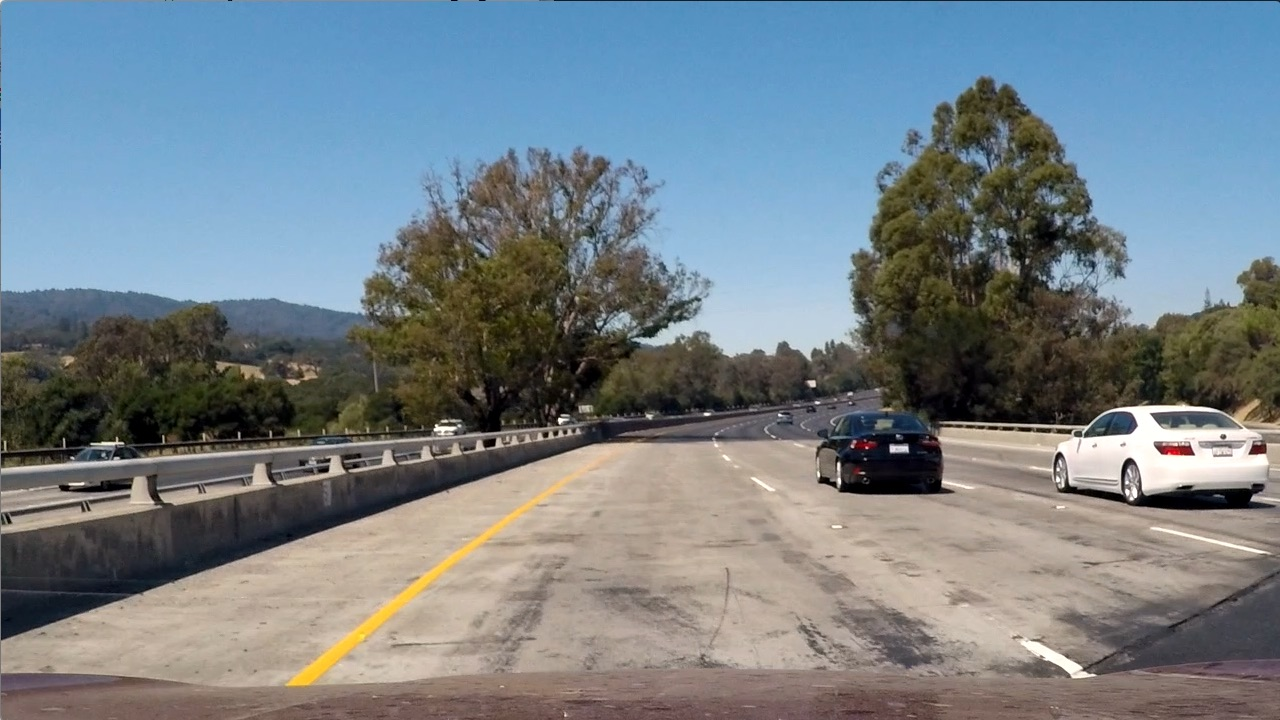
#> input picture test_images/test1.jpg, 1280 x 720 px; its folder holds 5 pictures in this run; the run also reads 1 picture not shown here
$ jupyter execute --allow-errors Vehicle-Detection.ipynb   (shell and % lines are left out)   (older library calls are emulated)
#> lines starting #> are read from the running program, lines starting #| are printed output that depends on the picture
[cell 1]
import cv2
import glob
import matplotlib.image as mpimg
import matplotlib.pyplot as plt
import time
import numpy as np

from sklearn.svm import LinearSVC
from sklearn.preprocessing import StandardScaler
from skimage.feature import hog
# for scikit-learn >= 0.18 use:
from sklearn.model_selection import train_test_split

import pickle
from scipy.ndimage.measurements import label

[cell 2]
# [44 lines left out: functions convert_color, get_hog_features, bin_spatial, color_hist, not called in this run]


# Define a function that takes an image,
# start and stop positions in both x and y,
# window size (x and y dimensions),
# and overlap fraction (for both x and y)
def slide_window(img, x_start_stop=[None, None], y_start_stop=[None, None],
                    xy_window=(64, 64), xy_overlap=(0.5, 0.5)):
    # If x and/or y start/stop positions not defined, set to image size
    if x_start_stop[0] == None:
        x_start_stop[0] = 0
    if x_start_stop[1] == None:
        x_start_stop[1] = img.shape[1]
    if y_start_stop[0] == None:
        y_start_stop[0] = 0
    if y_start_stop[1] == None:
        y_start_stop[1] = img.shape[0]
    # Compute the span of the region to be searched
    xspan = x_start_stop[1] - x_start_stop[0]
    yspan = y_start_stop[1] - y_start_stop[0]
    # Compute the number of pixels per step in x/y
    nx_pix_per_step = np.int(xy_window[0]*(1 - xy_overlap[0]))
    ny_pix_per_step = np.int(xy_window[1]*(1 - xy_overlap[1]))
    # Compute the number of windows in x/y
    nx_buffer = np.int(xy_window[0]*(xy_overlap[0]))
    ny_buffer = np.int(xy_window[1]*(xy_overlap[1]))
    nx_windows = np.int((xspan-nx_buffer)/nx_pix_per_step)
    ny_windows = np.int((yspan-ny_buffer)/ny_pix_per_step)
    # Initialize a list to append window positions to
    window_list = []
    # Loop through finding x and y window positions
    # Note: you could vectorize this step, but in practice
    # you'll be considering windows one by one with your
    # classifier, so looping makes sense
    for ys in range(ny_windows):
        for xs in range(nx_windows):
            # Calculate window position
            startx = xs*nx_pix_per_step + x_start_stop[0]
            endx = startx + xy_window[0]
            starty = ys*ny_pix_per_step + y_start_stop[0]
            endy = starty + xy_window[1]

            # Append window position to list
            window_list.append(((startx, starty), (endx, endy)))
    # Return the list of windows
    return window_list


# Define a function to extract features from a single image window
# This function is very similar to extract_features()
# just for a single image rather than list of images
# [89 lines left out: functions single_img_features, search_windows, draw_boxes, not called in this run]

[cell 3]
# Define a function to extract features from a list of images
# Have this function call bin_spatial() and color_hist()
def extract_features(imgs, color_space='RGB', spatial_size=(32, 32),
                        hist_bins=32, orient=9,
                        pix_per_cell=8, cell_per_block=2, hog_channel=0,
                        spatial_feat=True, hist_feat=True, hog_feat=True):
    # Create a list to append feature vectors to
    features = []
    # Iterate through the list of images
    for file in imgs:
        file_features = []
        # Read in each one by one
        image = mpimg.imread(file)
        # apply color conversion if other than 'RGB'
        if color_space != 'RGB':
            if color_space == 'HSV':
                feature_image = cv2.cvtColor(image, cv2.COLOR_RGB2HSV)
            elif color_space == 'LUV':
                feature_image = cv2.cvtColor(image, cv2.COLOR_RGB2LUV)
            elif color_space == 'HLS':
                feature_image = cv2.cvtColor(image, cv2.COLOR_RGB2HLS)
            elif color_space == 'YUV':
                feature_image = cv2.cvtColor(image, cv2.COLOR_RGB2YUV)
            elif color_space == 'YCrCb':
                feature_image = cv2.cvtColor(image, cv2.COLOR_RGB2YCrCb)
        else: feature_image = np.copy(image)

        if spatial_feat == True:
            spatial_features = bin_spatial(feature_image, size=spatial_size)
            file_features.append(spatial_features)
        if hist_feat == True:
            # Apply color_hist()
            hist_features = color_hist(feature_image, nbins=hist_bins)
            file_features.append(hist_features)
        if hog_feat == True:
        # Call get_hog_features() with vis=False, feature_vec=True
            if hog_channel == 'ALL':
                hog_features = []
                for channel in range(feature_image.shape[2]):
                    hog_features.append(get_hog_features(feature_image[:,:,channel],
                                        orient, pix_per_cell, cell_per_block,
                                        vis=False, feature_vec=True))
                hog_features = np.ravel(hog_features)
#                 print("hog_feature length: ", len(hog_features))
            else:
                hog_features = get_hog_features(feature_image[:,:,hog_channel], orient,
                            pix_per_cell, cell_per_block, vis=False, feature_vec=True)
#                 print("hog_feature length: ", len(hog_features))
            # Append the new feature vector to the features list
            file_features.append(hog_features)
#         print("spatial_features length: ", len(spatial_features))
#         print("hist_features length: ", len(hist_features))

        features.append(np.concatenate(file_features))
    # Return list of feature vectors
    return features

[cell 4]
# [81 lines of commented-out code are left out]

[cell 5]
# Define a single function that can extract features using hog sub-sampling and make predictions
# [98 lines left out: function find_cars, not called in this run]

[cell 6]
def add_heat(heatmap, bbox_list):
    # Iterate through list of bboxes
    for box in bbox_list:
        # Add += 1 for all pixels inside each bbox
        # Assuming each "box" takes the form ((x1, y1), (x2, y2))
        heatmap[box[0][1]:box[1][1], box[0][0]:box[1][0]] += 1

    # Return updated heatmap
    return heatmap# Iterate through list of bboxes

def apply_threshold(heatmap, threshold):
    # Zero out pixels below the threshold
    heatmap[heatmap <= threshold] = 0
    # Return thresholded map
    return heatmap

def draw_labeled_bboxes(img, labels):
    # Iterate through all detected cars
    for car_number in range(1, labels[1]+1):
        # Find pixels with each car_number label value
        nonzero = (labels[0] == car_number).nonzero()
        # Identify x and y values of those pixels
        nonzeroy = np.array(nonzero[0])
        nonzerox = np.array(nonzero[1])
        # Define a bounding box based on min/max x and y
        bbox = ((np.min(nonzerox), np.min(nonzeroy)), (np.max(nonzerox), np.max(nonzeroy)))
        # Draw the box on the image
        cv2.rectangle(img, bbox[0], bbox[1], (0,0,255), 6)
    # Return the image
    return img

[cell 7]
def load_img(car_path, noncar_path, sample_size=None):
    """load in car and noncar images into two differente list."""
#> called with car_path = './data/vehicles', noncar_path = './data/non-vehicles', sample_size = 2000
    ### Change the postfix here for different image format.
    car_images = glob.glob(car_path + "/**/*.png")
    noncar_images = glob.glob(noncar_path + "/**/*.png")
    # Two lists to store car and noncar images
    cars = []
    noncars = []

    for img in car_images:
        cars.append(img)
    for img in noncar_images:
        noncars.append(img)

    if sample_size:
        return cars[0:sample_size], noncars[0:sample_size]
    return cars, noncars

[cell 8]
def print_parameters():
    """Print feature extraction parameters."""

[cell 9]
# load in training data
car_path = "./data/vehicles"
notcar_path = "./data/non-vehicles"
# cars, notcars = load_img(car_path, notcar_path, sample_size=500)
cars, notcars = load_img(car_path, notcar_path, sample_size=2000)

[cell 10]
### Train a SVC model.
color_space = 'YUV' # Can be RGB, HSV, LUV, HLS, YUV, YCrCb
orient = 11  # HOG orientations
pix_per_cell = 16 # HOG pixels per cell
cell_per_block = 2 # HOG cells per block
hog_channel = "ALL" # Can be 0, 1, 2, or "ALL"

spatial_feat = False # Spatial features on or off
hist_feat = False # Histogram features on or off
spatial_size = (32, 32) # Spatial binning dimensions
hist_bins = 32    # Number of histogram bins

hog_feat = True # HOG features on or off
y_start_stop = [None, None] # Min and max in y to search in slide_window()

# Extract features from the training images.
t=time.time()
car_features = extract_features(cars, color_space=color_space,
                        spatial_size=spatial_size, hist_bins=hist_bins,
                        orient=orient, pix_per_cell=pix_per_cell,
                        cell_per_block=cell_per_block,
                        hog_channel=hog_channel, spatial_feat=spatial_feat,
                        hist_feat=hist_feat, hog_feat=hog_feat)
notcar_features = extract_features(notcars, color_space=color_space,
                        spatial_size=spatial_size, hist_bins=hist_bins,
                        orient=orient, pix_per_cell=pix_per_cell,
                        cell_per_block=cell_per_block,
                        hog_channel=hog_channel, spatial_feat=spatial_feat,
                        hist_feat=hist_feat, hog_feat=hog_feat)
t2 = time.time()
print(len(cars), "cars, ", len(notcars), "notcats.")
print(round(t2-t, 2), 'Seconds to extract HOG features...')

# Create an array stack of feature vectors
X = np.vstack((car_features, notcar_features)).astype(np.float64)

# Define the labels vector
y = np.hstack((np.ones(len(car_features)), np.zeros(len(notcar_features))))

# Split up data into randomized training and test sets
rand_state = np.random.randint(0, 100)
#> (the rest of this cell did not finish here and is left out)

1196 cars,  1125 notcats.
22.01 Seconds to extract HOG features...
Using: 9 orientations 8 pixels per cell and 2 cells per block RGB color space
Feature vector length: 8460
3.11 Seconds to train SVC...
Test Accuracy of SVC =  0.9871
0.00304 Seconds to predict 465 labels with SVC

1196 cars,  1125 notcats.
18.4 Seconds to extract HOG features...
Using: 11 orientations 16 pixels per cell and 2 cells per block YUV  color space.
Feature vector length: 4356
0.62 Seconds to train SVC...
Test Accuracy of SVC =  0.9935
0.00174 Seconds to predict 465 labels with SVC

2000 cars,  2000 notcats.
27.11 Seconds to extract HOG features...
Using: 11 orientations 16 pixels per cell and 2 cells per block YUV  color space.
Feature vector length: 4356
2.38 Seconds to train SVC...
Test Accuracy of SVC =  0.9712
0.00457 Seconds to predict 800 labels with SVC

1000 cars,  1000 notcats.
12.62 Seconds to extract HOG features...
Using: 11 orientations 16 pixels per cell and 2 cells per block YUV  color space.
Feature vector length: 1188
1.11 Seconds to train SVC...
Test Accuracy of SVC =  0.9525
0.00063 Seconds to predict 400 labels with SVC

2000 cars,  2000 notcats.
27.31 Seconds to extract HOG features...
Using: 11 orientations 16 pixels per cell and 2 cells per block YUV  color space.
Feature vector length: 1188
2.48 Seconds to train SVC...
Test Accuracy of SVC =  0.9438
0.00169 Seconds to predict 800 labels with SVC

[cell 11]
color_space = 'YUV' # Can be RGB, HSV, LUV, HLS, YUV, YCrCb
orient = 11  # HOG orientations
pix_per_cell = 16 # HOG pixels per cell
cell_per_block = 2 # HOG cells per block
hog_channel = "ALL" # Can be 0, 1, 2, or "ALL"
spatial_size = (32, 32) # Spatial binning dimensions
hist_bins = 32    # Number of histogram bins
spatial_feat = True # Spatial features on or off
hist_feat = True # Histogram features on or off
hog_feat = True # HOG features on or off
y_start_stop = [None, None] # Min and max in y to search in slide_window()

[cell 12]
# load in test image
test_files = glob.glob("./test_images/*.jpg")
test_images = []
for file in test_files:
    test_images.append(mpimg.imread(file))

[cell 13]
"""Using find_car()"""
ystart=400
#> ystart = 400
ystop=528   # Min and max in y to search in slide_window()
scale = 1.5

image = test_images[1]
draw_image = np.copy(image)

# modified in the find_car() function
# image = image.astype(np.float32)/255

#> (the rest of this cell did not finish here and is left out)

[cell 14]
"""Find bboxes by sliding windows. """

y_start_stop = [400, 656] # Min and max in y to search in slide_window()


image = test_images[1]
draw_image = np.copy(image)
image = image.astype(np.float32)/255
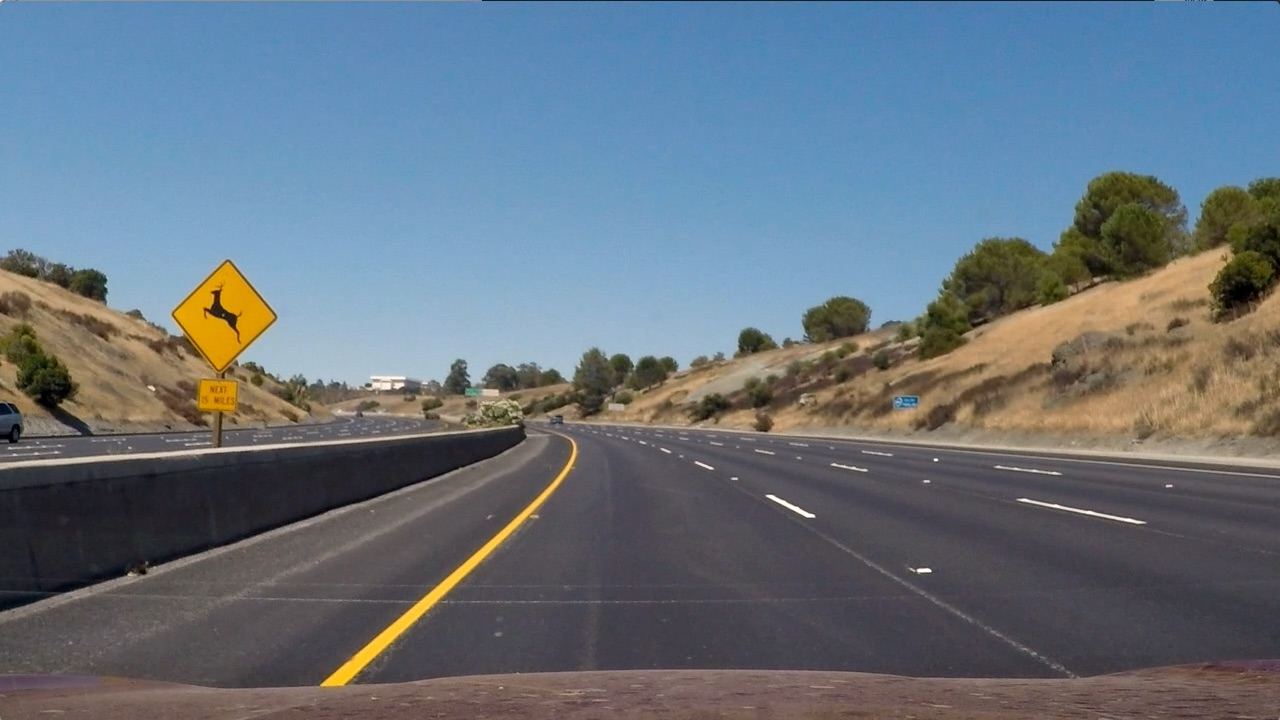
#> image: shape (720, 1280, 3) float32; mean R, G, B 0.403, 0.45, 0.492
windows = slide_window(image, x_start_stop=[None, None], y_start_stop=y_start_stop,
                    xy_window=(96, 96), xy_overlap=(0.5, 0.5))

#> (the rest of this cell did not finish here and is left out)

[cell 15]
"""Hot map; reduce false positive and redundancy."""
heat = np.zeros_like(image[:,:,0]).astype(np.float)

# Add heat to each box in box list
#> (the rest of this cell did not finish here and is left out)

[cell 16]
test_img = mpimg.imread('./test_images/test3.jpg')

rectangles = []


ystart = 400
ystop = 464
scale = 1.0
#> (the rest of this cell did not finish here and is left out)

[cell 17]
"""Hot map; reduce false positive and redundancy."""
heat = np.zeros_like(test_img[:,:,0]).astype(np.float)

# Add heat to each box in box list
heat = add_heat(heat,rectangles)
#> after the loop in add_heat, `for box in bbox_list:`: heatmap: shape (720, 1280) float64; every value is 0

# Apply threshold to help remove false positives
heat = apply_threshold(heat,2)

# Visualize the heatmap when displaying
heatmap = np.clip(heat, 0, 255)

# Find final boxes from heatmap using label function
labels = label(heatmap)
draw_img = draw_labeled_bboxes(np.copy(test_img), labels)

fig = plt.figure(figsize=(10,10))
plt.subplot(121)
plt.imshow(draw_img)
plt.title('Car Positions')
plt.subplot(122)
plt.imshow(heatmap, cmap='hot')
plt.title('Heat Map')
fig.tight_layout()
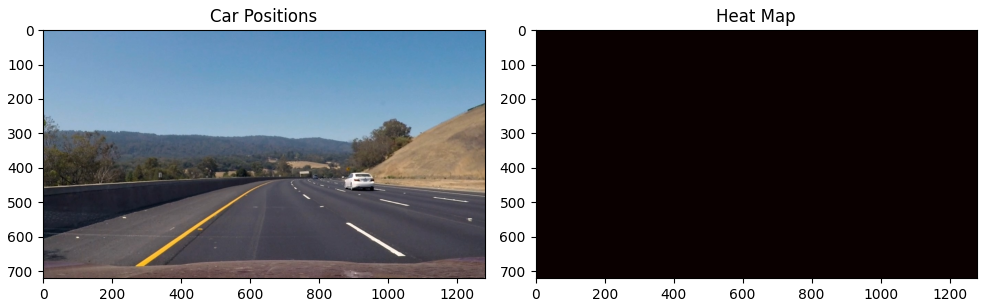
#> figure drawn by matplotlib, 2 panels
